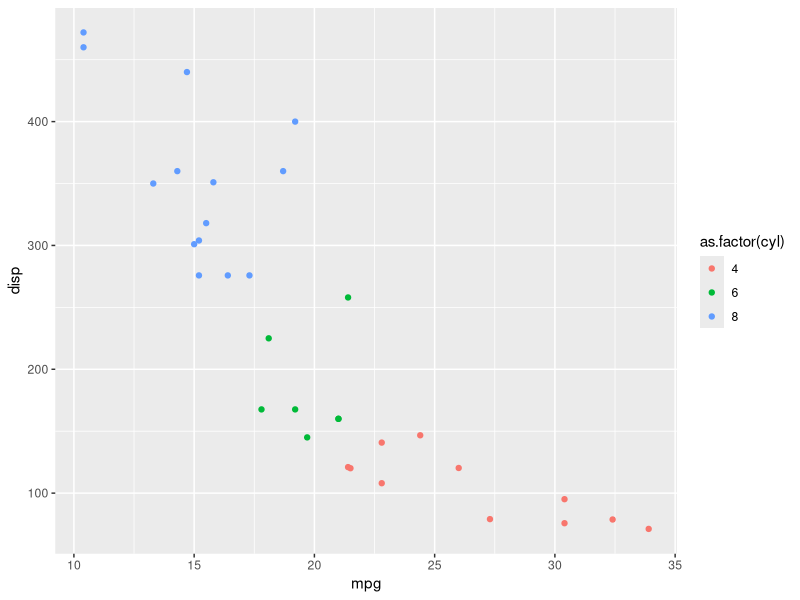
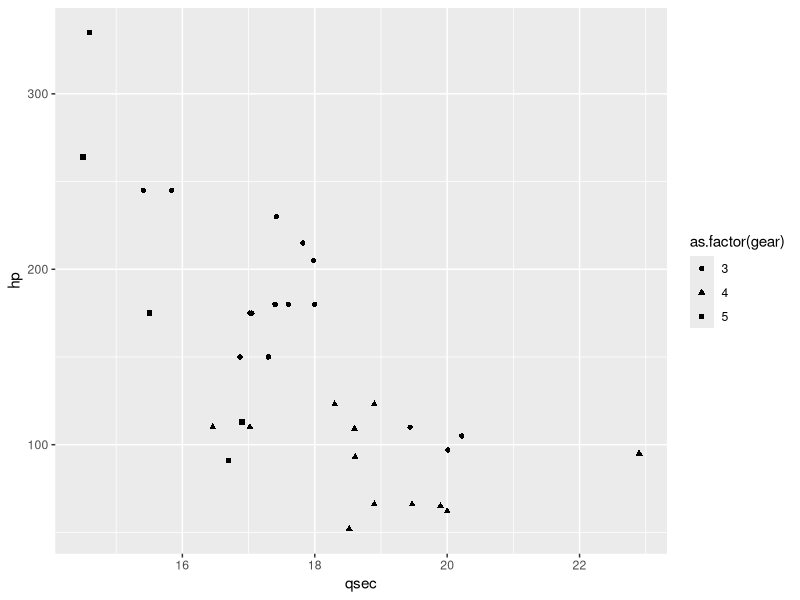
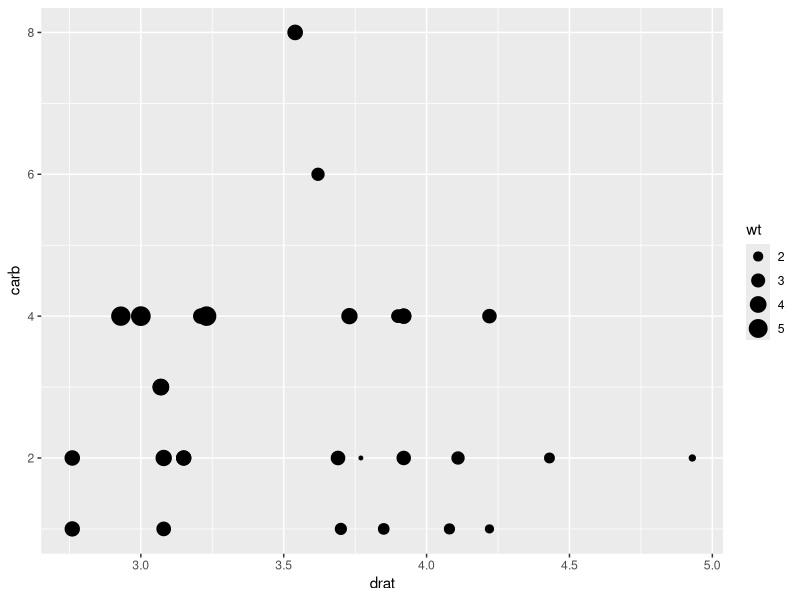
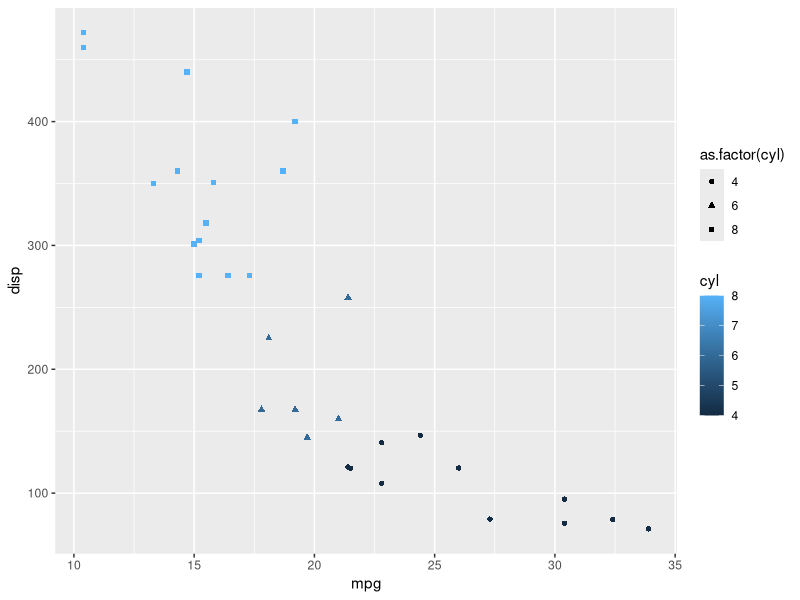
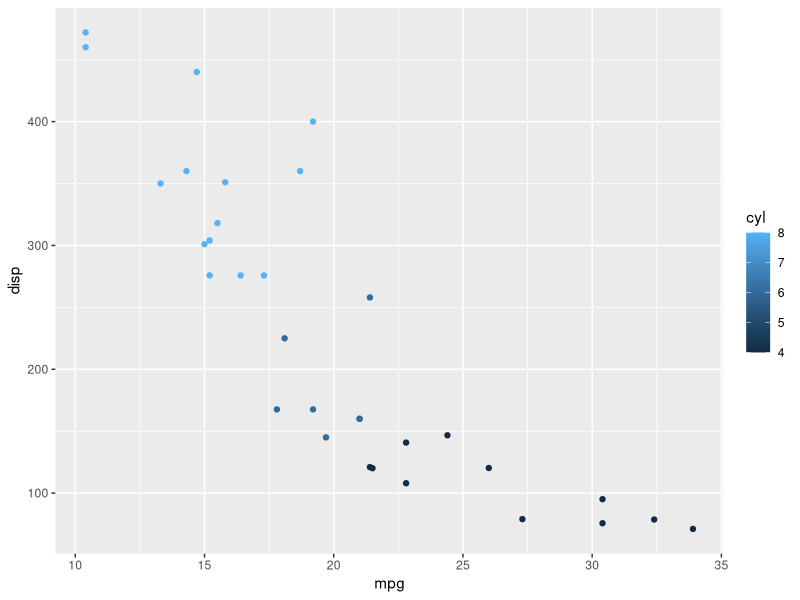
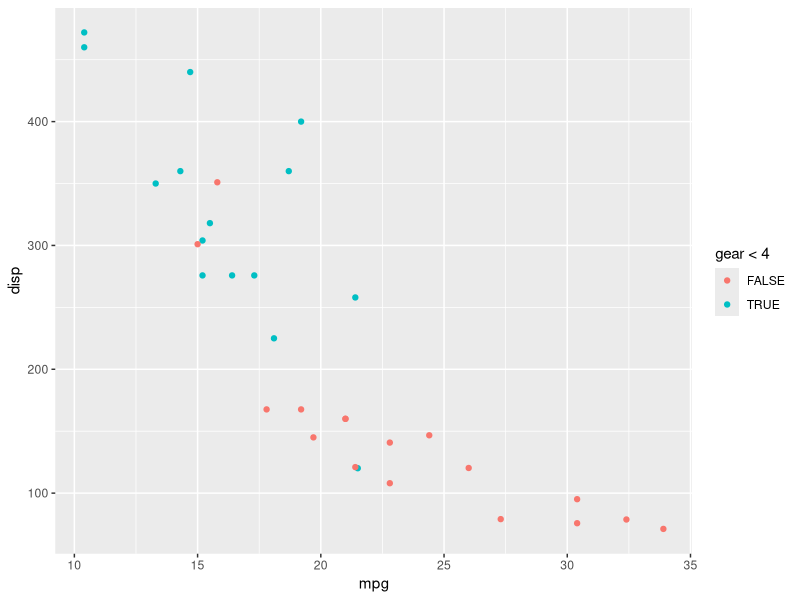
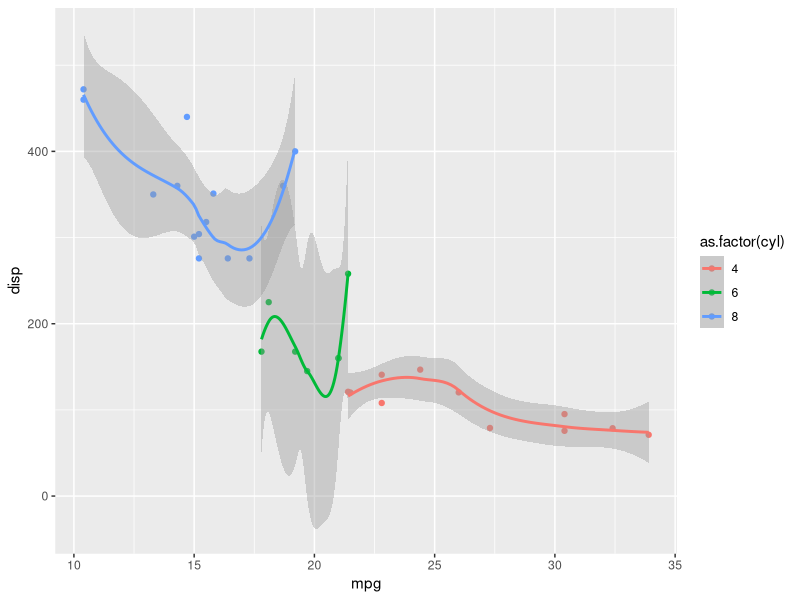

Here is the R script that generated these plots, in order:
# The following program contains code for Lab 1 in
# Exploratory Data Analysis (EDA)
#
# @author   Sarah Stepak
# @program  Lab 1 EDA
# @since    02.23.2021
# @dataset  mtcars  Given example dataset from ggplot2


# Imports ggplot2 package
library(ggplot2) #once per R session

# Investigates the data for any 'unusual' points
summary(mtcars)
names(mtcars)
dim(mtcars)
table(mtcars$mpg)
table(mtcars$cyl)
table(mtcars$disp)
table(mtcars$hp)
table(mtcars$drat)
table(mtcars$wt)
table(mtcars$qsec)
table(mtcars$vs)
table(mtcars$am)
table(mtcars$gear)
table(mtcars$carb)


# Uses the color aesthetic with a categorical character 
# variable or a discrete numeric variable using as.factor().
ggplot(mtcars,aes(x=mpg,y=disp,color=as.factor(cyl))) +  geom_point()

# Uses the shape aesthetic different from the vars used in 1.
ggplot(mtcars,aes(x=qsec,y=hp,shape=as.factor(gear))) +  geom_point()

# Uses the size aesthetic different from the vars used in 1 and 2.
ggplot(mtcars,aes(x=drat,y=carb,size=wt)) +  geom_point()

# Maps the same variable in 1 to two different aesthetics
ggplot(mtcars,aes(x=mpg,y=disp,color=cyl,shape=as.factor(cyl))) +
  geom_point()

# Uses the color aesthetic with a numeric variable.
ggplot(mtcars, aes(x = mpg, y = disp, colour = cyl)) +
  geom_point()

# Maps a condition to an aesthetic instead of a variable.
ggplot(mtcars, aes(x = mpg, y = disp, colour = gear < 4)) +
  geom_point()

# Uses the geom_smooth geometry.
ggplot(mtcars,aes(x=mpg,y=disp,color=as.factor(cyl))) +  geom_point() +  geom_smooth()